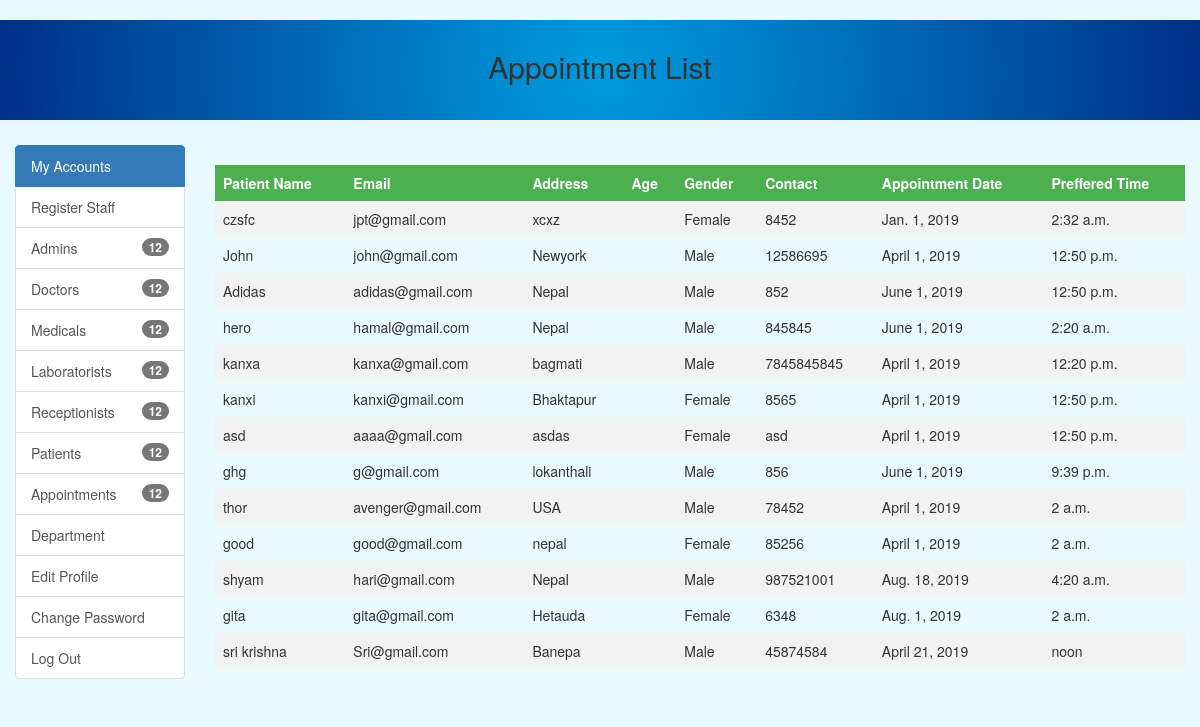
Page /admin_appointment_list/ (signed in) on the committed database.
### account/models.py (models this page shows, shortened)
class Appointment(models.Model):
    patient_name=models.CharField(max_length=250,blank=False)
    address=models.CharField(max_length=250,blank=False)
    Phone_no=models.CharField(max_length=250,blank=False)
    email=models.EmailField(max_length=250,blank=False)
    sex_category=(('Male','Male'),('Female','Female'),('Others','Others'),)
    gender=models.CharField(max_length=50,choices=sex_category,default="Male")
    dep_detail=(('ENT','ENT'),('EYE','EYE'),('BONE','BONE'),('Others','Others'),)
    department=models.CharField(max_length=50,choices=dep_detail,default=None)
    doctor=models.ForeignKey(Doctor,default=None)
    appointment_date=models.DateField(blank=True,null=True)
    preffered_time=models.TimeField(blank=False,null=False,default=None)
    end_time=models.TimeField(blank=True,null=True)

### account/views.py (the view)
# urls.py: url(r'^admin_appointment_list/',admin_appointment_list,name='admin_appointment_list'),
def admin_appointment_list(request):
    if request.user.is_admin or request.user.is_superadmin:
        appt=Appointment.objects.all()
        return render (request,'admin_appointment_list.html',{'appt':appt})

### templates/admin_appointment_list.html (shortened to what this page needs)
{% extends 'master/master.html' %}
{% load staticfiles %}
{% block content %}
<div class="rectangle">
  <h2 class="text-center heading">Appointment List</h2>
</div>
<div class="container-fluid body-section">
<div class="row">
  <div class="col-md-2 dashboard3s">
    <div class="list-group">
      <a href="{% url 'profile' %}" class="list-group-item active">
        My Accounts
      </a>
      <a href="{% url 'register' %}" class="list-group-item">
        Register Staff
      </a>
      <a href="{% url 'admin_list' %}" class="list-group-item">
        <span class="badge">12</span>
        Admins
      </a>
      <a href="{% url 'doctor_list' %}" class="list-group-item">
        <span class="badge">12</span>
        Doctors
      </a>
      <a href="{% url 'medical_list' %}" class="list-group-item">
        <span class="badge">12</span>
        Medicals
      </a>
      <a href="{% url 'lab_list' %}" class="list-group-item">
        <span class="badge">12</span>
        Laboratorists
      </a>
      <a href="{% url 'receptionist_list' %}" class="list-group-item">
        <span class="badge">12</span>
        Receptionists
      </a>
      <a href="{% url 'patient_list' %}" class="list-group-item">
        <span class="badge">12</span>
        Patients
      </a>
      <a href="{% url 'admin_appointment_list' %}" class="list-group-item">
        <span class="badge">12</span>
        Appointments
      </a>
      <a href="{% url 'department' %}" class="list-group-item">
        Department
      </a>
      {% if not request.user.is_superadmin %}
      <a href="{% url 'updateadmin' %}" class="list-group-item">
        Edit  Profile
      </a>
      <a href="{% url 'updateadmin_pass' %}" class="list-group-item">
        Change Password
      </a>
      {% endif %}
      <a href="{% url 'logout' %}" class="list-group-item">
        Log Out
      </a>
    </div>
  </div>
  <div class='col-md-10'>
<br>
<table style="width:100%">
 <tr>
   <th>Patient Name</th>
   <th>Email</th>
   <th>Address</th>
   <th>Age</th>
   <th>Gender</th>
   <th>Contact</th>
   <th>Appointment Date</th>
   <th>Preffered Time</th>
 </tr>
 {% for x in appt %}
 <tr>
   <td>{{x.patient_name}}</td>
   <td>{{x.email}}</td>
   <td>{{x.address}}</td>
   <td>{{x.age}}</td>
   <td>{{x.gender}}</td>
   <td>{{x.Phone_no}}</td>
   <td>{{x.appointment_date}}</td>
   <td>{{x.preffered_time}}</td>
 </tr>
 {% endfor %}
</table>
</div>
</div>
</div>
{% endblock %}

### static/css/style.css (style rules this page uses)
.rectangle { height: 100px; background: radial-gradient(circle, #009cde, #003087); margin-bottom: 25px; }
.rectangle .heading { padding-top: 30px; }
body { background-color: #E8FAFE; }

### templates/admin_appointment_list.html (style rules this page uses)
table { border-collapse: collapse; width: 100%; }
th, td { text-align: left; padding: 8px; }
tr:nth-child(even) { background-color: #f2f2f2 }
th { background-color: #4CAF50; color: white; }

### rows in the picture
Appointment: patient_name "czsfc", email "jpt@gmail.com", address "xcxz", gender "Female", Phone_no "8452", appointment_date "Jan. 1, 2019", preffered_time "2:32 a.m."
Appointment: patient_name "John", email "john@gmail.com", address "Newyork", gender "Male", Phone_no "12586695", appointment_date "April 1, 2019", preffered_time "12:50 p.m."
Appointment: patient_name "Adidas", email "adidas@gmail.com", address "Nepal", gender "Male", Phone_no "852", appointment_date "June 1, 2019", preffered_time "12:50 p.m."
Appointment: patient_name "hero", email "hamal@gmail.com", address "Nepal", gender "Male", Phone_no "845845", appointment_date "June 1, 2019", preffered_time "2:20 a.m."
Appointment: patient_name "kanxa", email "kanxa@gmail.com", address "bagmati", gender "Male", Phone_no "7845845845", appointment_date "April 1, 2019", preffered_time "12:20 p.m."
Appointment: patient_name "kanxi", email "kanxi@gmail.com", address "Bhaktapur", gender "Female", Phone_no "8565", appointment_date "April 1, 2019", preffered_time "12:50 p.m."
Appointment: patient_name "asd", email "aaaa@gmail.com", address "asdas", gender "Female", Phone_no "asd", appointment_date "April 1, 2019", preffered_time "12:50 p.m."
Appointment: patient_name "ghg", email "g@gmail.com", address "lokanthali", gender "Male", Phone_no "856", appointment_date "June 1, 2019", preffered_time "9:39 p.m."
Appointment: patient_name "thor", email "avenger@gmail.com", address "USA", gender "Male", Phone_no "78452", appointment_date "April 1, 2019", preffered_time "2 a.m."
Appointment: patient_name "good", email "good@gmail.com", address "nepal", gender "Female", Phone_no "85256", appointment_date "April 1, 2019", preffered_time "2 a.m."
Appointment: patient_name "shyam", email "hari@gmail.com", address "Nepal", gender "Male", Phone_no "987521001", appointment_date "Aug. 18, 2019", preffered_time "4:20 a.m."
Appointment: patient_name "gita", email "gita@gmail.com", address "Hetauda", gender "Female", Phone_no "6348", appointment_date "Aug. 1, 2019", preffered_time "2 a.m."
Appointment: patient_name "sri krishna", email "Sri@gmail.com", address "Banepa", gender "Male", Phone_no "45874584", appointment_date "April 21, 2019", preffered_time "noon"
